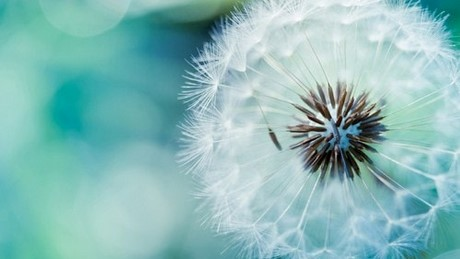
#> input picture 4.jpg, 460 x 259 px, found by its file name
$ python ColorChannels.py
#> lines starting #> are read from the running program, lines starting #| are printed output that depends on the picture
import cv2 as cv
import numpy as np

img = cv.imread('picture/4.jpg')
#> img is the input picture: shape (259, 460, 3); mean B, G, R 185.6, 186.7, 136.9
cv.imshow('anh4',img)

blank = np.zeros(img.shape[:2], dtype='uint8')

b,g,r = cv.split(img)
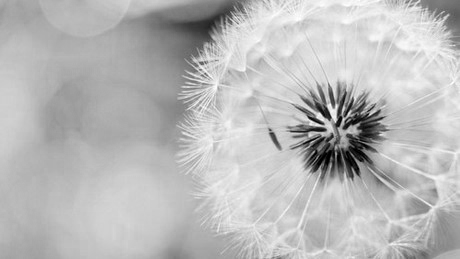
#> b: shape (259, 460); min 0, max 255, mean 185.6
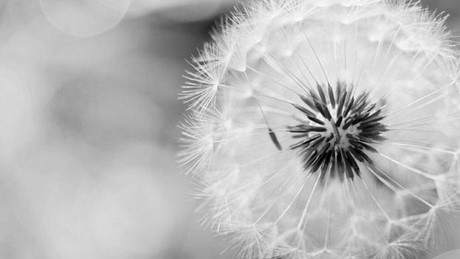
#> g: shape (259, 460); min 0, max 255, mean 186.7
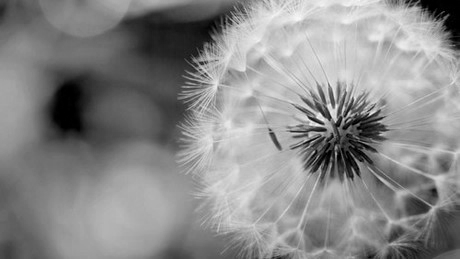
#> r: shape (259, 460); min 0, max 249, mean 136.9

blue = cv.merge([b, blank,blank])
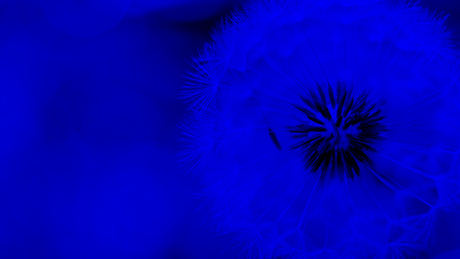
#> blue: shape (259, 460, 3); mean of channels 0, 1, 2 185.6, 0, 0; drawn as B, G, R
green = cv.merge([blank, g,blank])
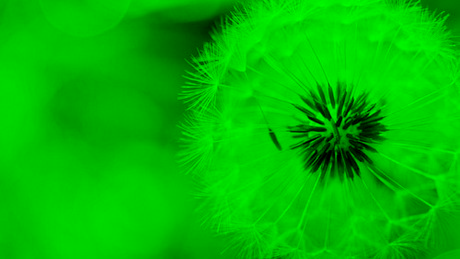
#> green: shape (259, 460, 3); mean of channels 0, 1, 2 0, 186.7, 0; drawn as B, G, R
red = cv.merge([blank, blank,r])
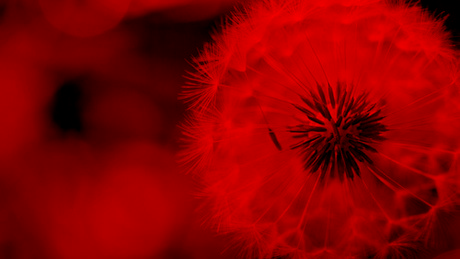
#> red: shape (259, 460, 3); mean of channels 0, 1, 2 0, 0, 136.9; drawn as B, G, R
mergered = cv.merge([b, g,r])


cv.imshow('blue',blue)
cv.imshow('red',red)
cv.imshow('green',green)
cv.imshow('mergered',mergered)

cv.waitKey(0)

$ run again, with 10.jpg copied over 4.jpg
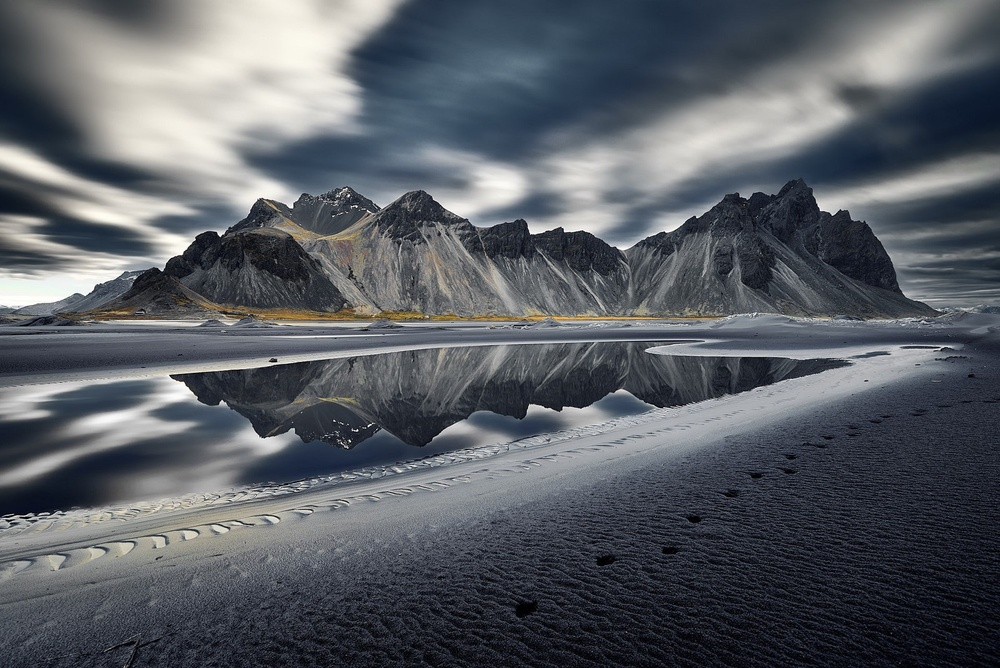
#> input picture 10.jpg, 1000 x 668 px, shrunk from 1600 x 1068 before the run, found by its file name
#> img is the input picture: shape (668, 1000, 3); mean B, G, R 100.7, 94.3, 89.9
#> `green = cv.merge([blank, g,blank])`:
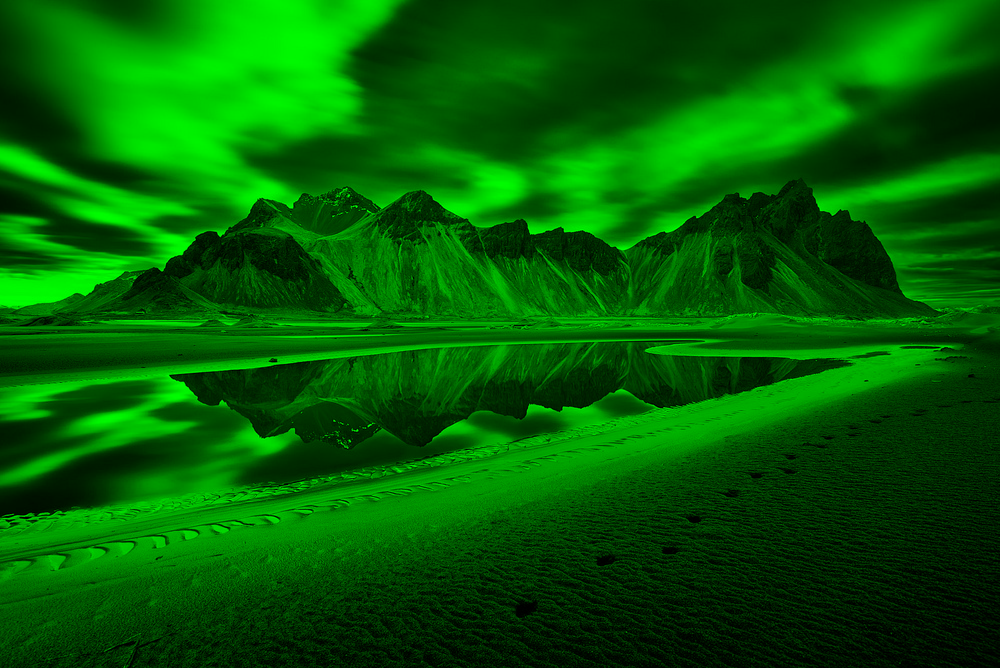
#> green: shape (668, 1000, 3); mean of channels 0, 1, 2 0, 94.3, 0; drawn as B, G, R
#> `red = cv.merge([blank, blank,r])`:
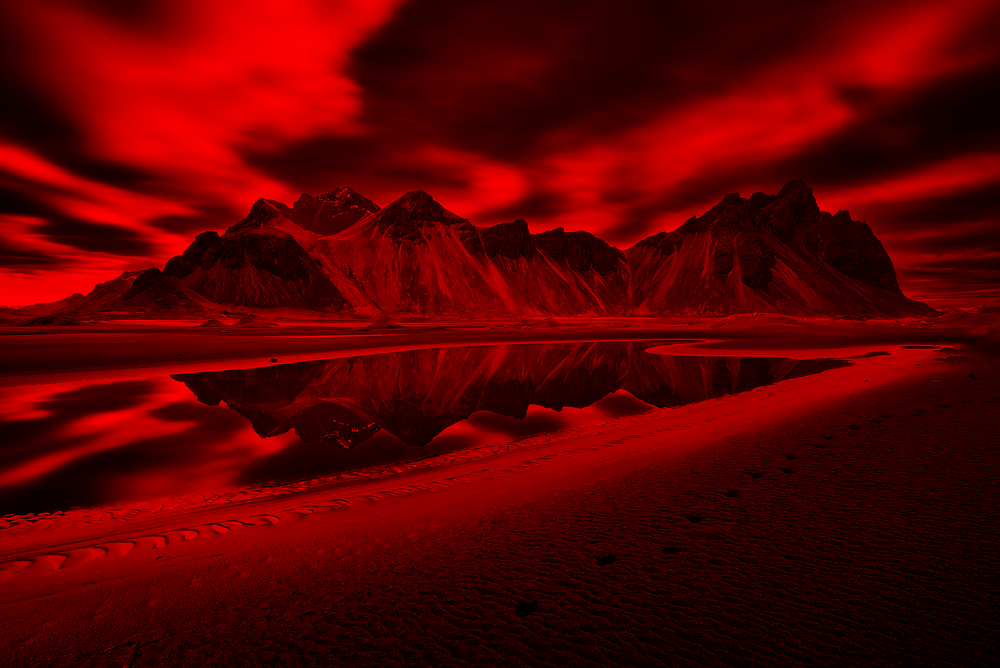
#> red: shape (668, 1000, 3); mean of channels 0, 1, 2 0, 0, 89.9; drawn as B, G, R

$ run again, with 2.jpg copied over 4.jpg
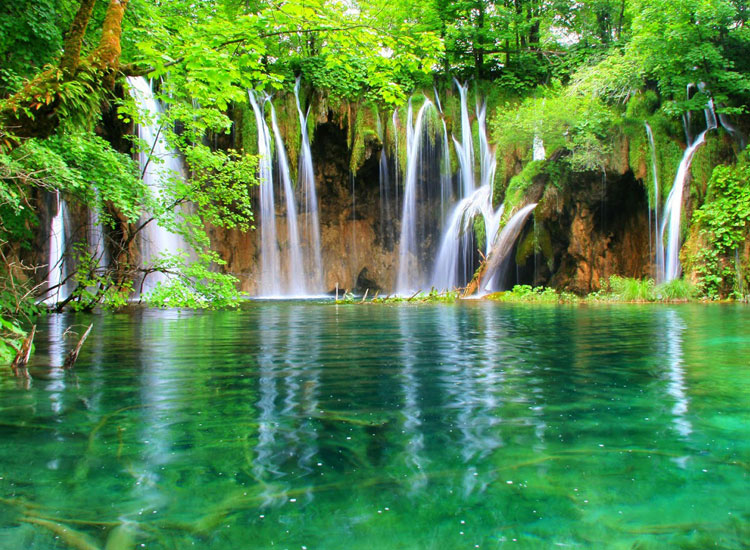
#> input picture 2.jpg, 750 x 550 px, found by its file name
#> img is the input picture: shape (550, 750, 3); mean B, G, R 75, 135.4, 84.1
#> `green = cv.merge([blank, g,blank])`:
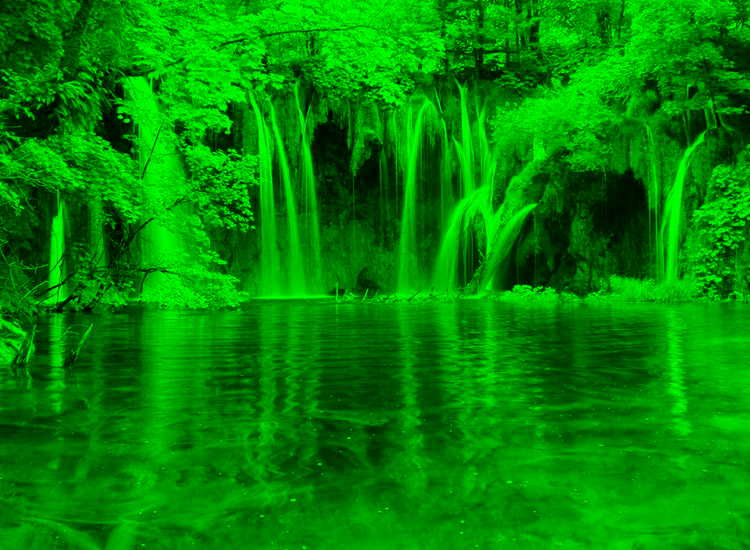
#> green: shape (550, 750, 3); mean of channels 0, 1, 2 0, 135.4, 0; drawn as B, G, R
#> `red = cv.merge([blank, blank,r])`:
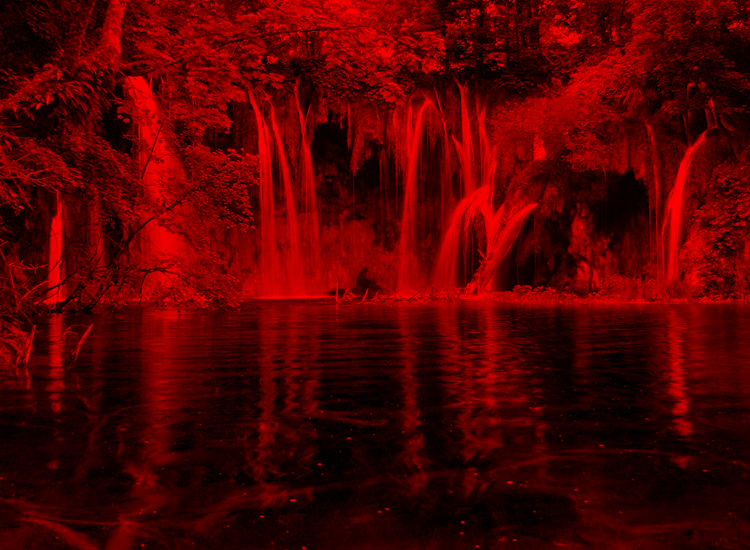
#> red: shape (550, 750, 3); mean of channels 0, 1, 2 0, 0, 84.1; drawn as B, G, R

$ run again, with 3.jpg copied over 4.jpg
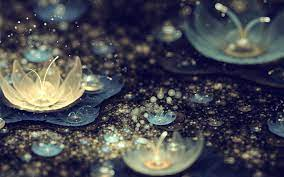
#> input picture 3.jpg, 284 x 177 px, found by its file name
#> img is the input picture: shape (177, 284, 3); mean B, G, R 80.8, 73.2, 72.4
#> `green = cv.merge([blank, g,blank])`:
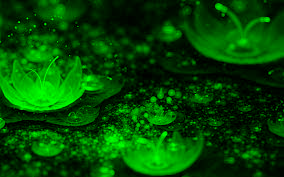
#> green: shape (177, 284, 3); mean of channels 0, 1, 2 0, 73.2, 0; drawn as B, G, R
#> `red = cv.merge([blank, blank,r])`:
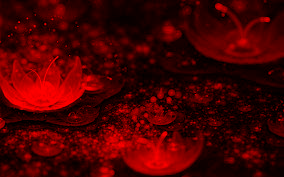
#> red: shape (177, 284, 3); mean of channels 0, 1, 2 0, 0, 72.4; drawn as B, G, R
